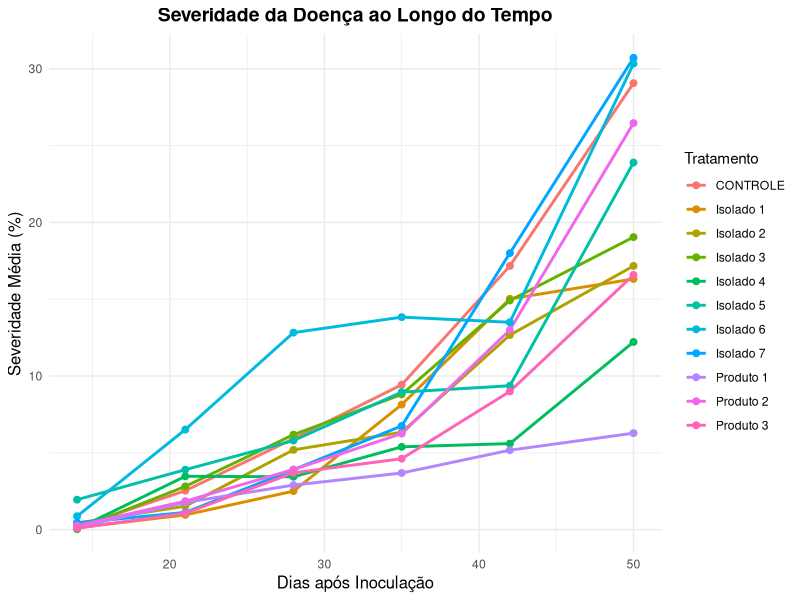
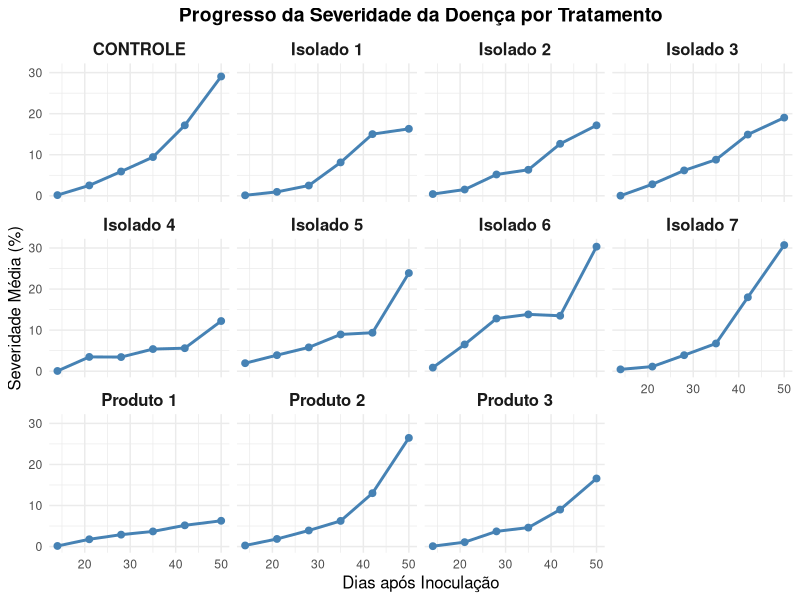

These charts were generated, in order, by the following R code:
## ---- chunk 1
# Carregar os pacotes necessários
library(readxl)
library(ggplot2)
library(dplyr)

# Importar os dados
dados <- read_excel("Trabalho final Emerson.xlsx", sheet = "Planilha1")

# Resumir os dados: calcular a média da severidade por tratamento e dia
resumo <- dados %>%
  group_by(Tratamento, Dia) %>%
  summarise(Severidade_media = mean(Severidade, na.rm = TRUE)) %>%
  ungroup()

# Criar o gráfico
ggplot(resumo, aes(x = Dia, y = Severidade_media, color = Tratamento)) +
  geom_line(size = 1) +
  geom_point(size = 2) +
  labs(
    title = "Severidade da Doença ao Longo do Tempo",
    x = "Dias após Inoculação",
    y = "Severidade Média (%)",
    color = "Tratamento"
  ) +
  theme_minimal() +
  theme(
    plot.title = element_text(hjust = 0.5, size = 14, face = "bold"),
    axis.title = element_text(size = 12),
    legend.position = "right"
  )

## ---- chunk 2

# Criar o gráfico facetado
ggplot(resumo, aes(x = Dia, y = Severidade_media)) +
  geom_line(color = "steelblue", size = 1) +
  geom_point(color = "steelblue", size = 2) +
  facet_wrap(~ Tratamento) +
  labs(
    title = "Progresso da Severidade da Doença por Tratamento",
    x = "Dias após Inoculação",
    y = "Severidade Média (%)"
  ) +
  theme_minimal() +
  theme(
    strip.text = element_text(face = "bold", size = 12),
    plot.title = element_text(hjust = 0.5, size = 14, face = "bold"),
    axis.title = element_text(size = 12)
  )

